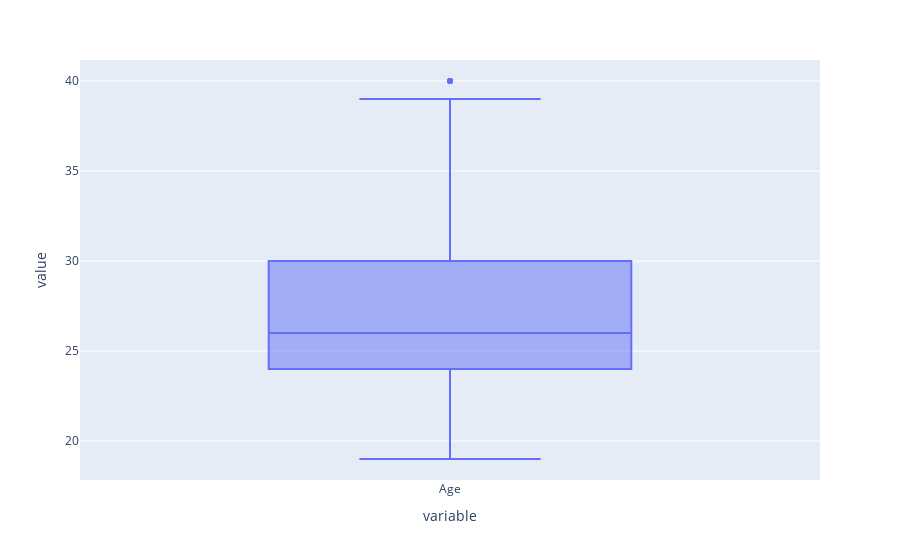

Here is the notebook cell this chart was saved with:
### Code cell
px.box(df.Age)

### Figure 1 — Plotly figure (JSON) as saved in the notebook; plotly's stock layout.template omitted (floating-point values rounded to 4 significant figures; data arrays with more than 128 entries replaced by an {"elided": "..."} marker saying what was removed)
{"data": [{"alignmentgroup": "True", "hovertemplate": "variable=%{x}<br>value=%{y}<extra></extra>", "legendgroup": "", "marker": {"color": "#636efa"}, "name": "", "notched": false, "offsetgroup": "", "orientation": "v", "showlegend": false, "type": "box", "x": {"elided": "457 str values"}, "x0": " ", "xaxis": "x", "y": {"elided": "457 int values"}, "y0": " ", "yaxis": "y"}], "layout": {"boxmode": "group", "legend": {"tracegroupgap": 0}, "margin": {"t": 60}, "xaxis": {"anchor": "y", "domain": [0, 1], "title": {"text": "variable"}}, "yaxis": {"anchor": "x", "domain": [0, 1], "title": {"text": "value"}}}}
